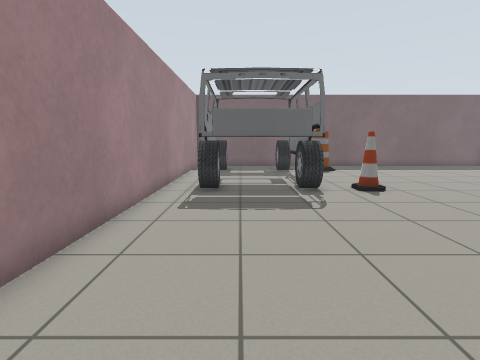
[1] (above)

18 first-person views from a walk through a Gazebo world. The camera is 0.94 m above the floor, tilts 8° down and sees 80° across. The floor is counted in squares, 0.5 m on a side. Each view is taken from the middle of a square. On the plan, view 1 faces up. The plan holds only what a view shows up to about 16 squares ahead; the rest is blank. Robots are left out. Simple shapes stand in for some stock models.

[2]
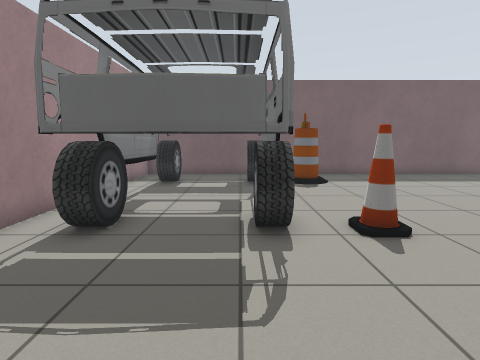

[3]
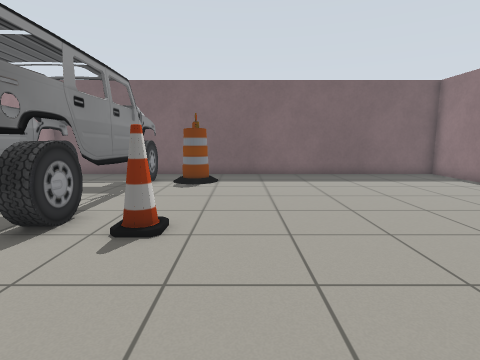

[4]
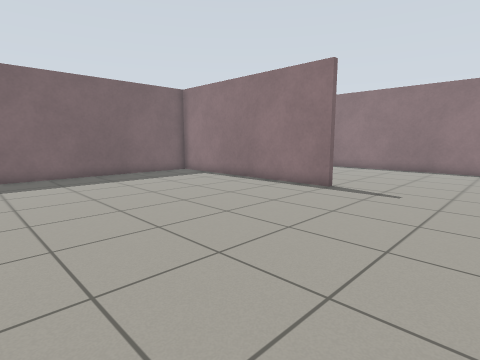

[5]
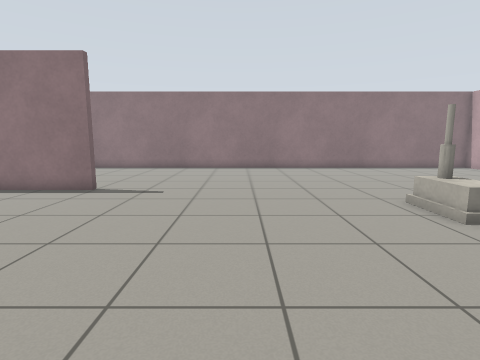

[6]
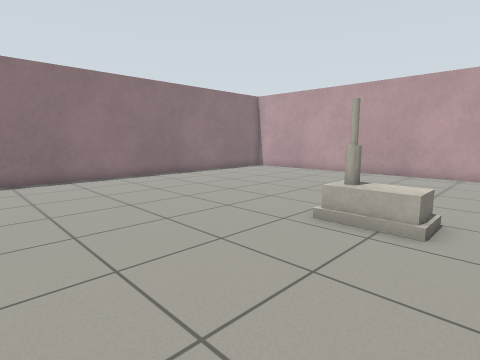

[7]
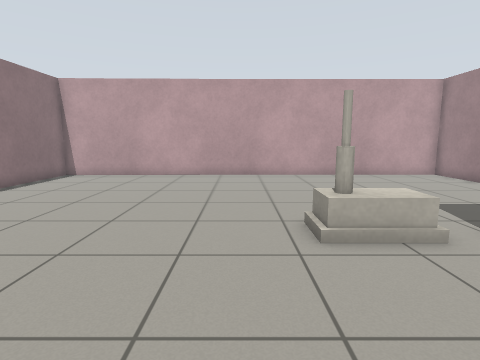

[8]
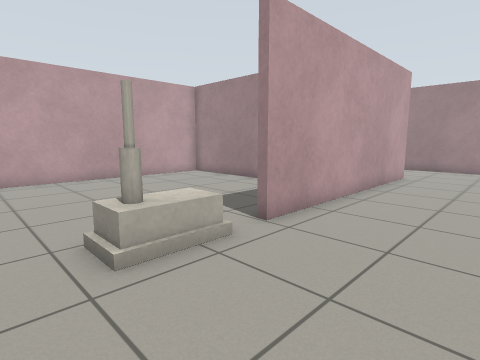

[9]
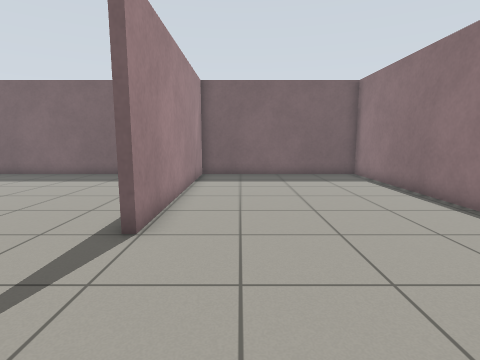

[10]
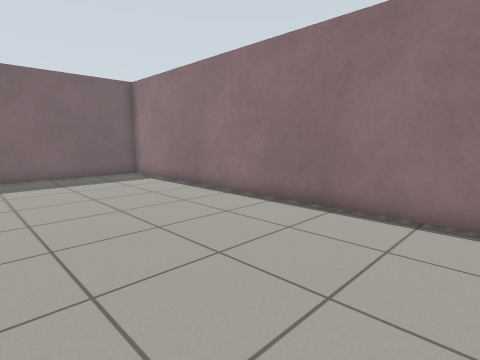

[11]
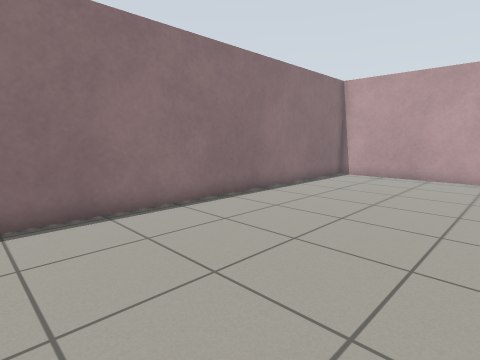

[12]
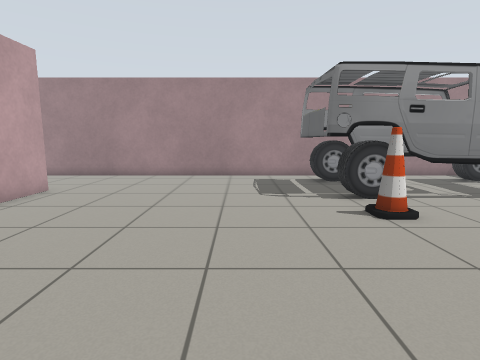

[13]
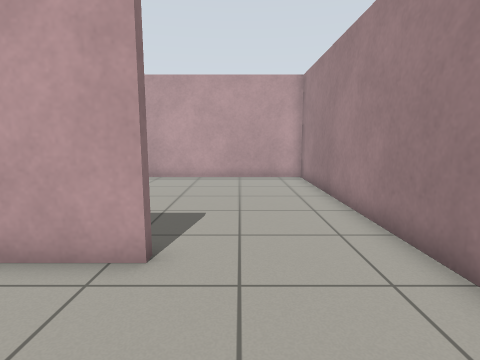

[14]
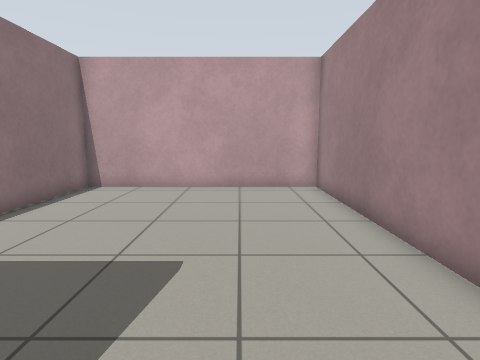

[15]
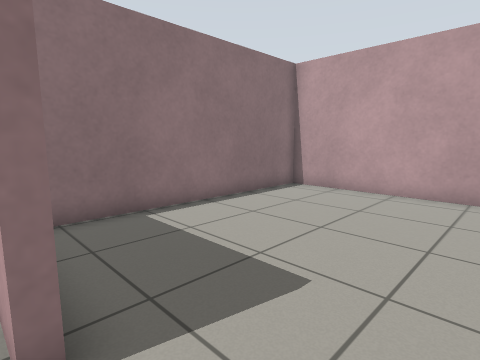

[16]
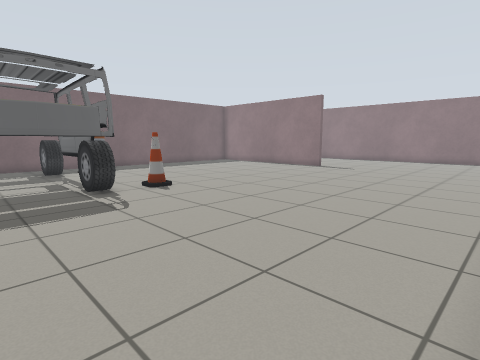

[17]
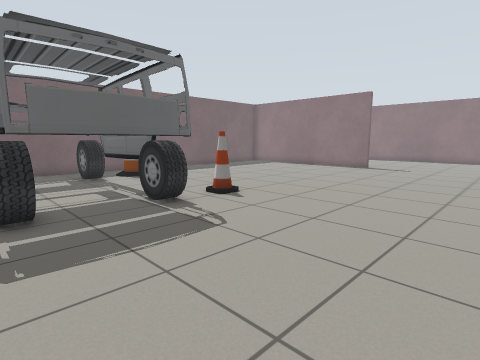

[18]
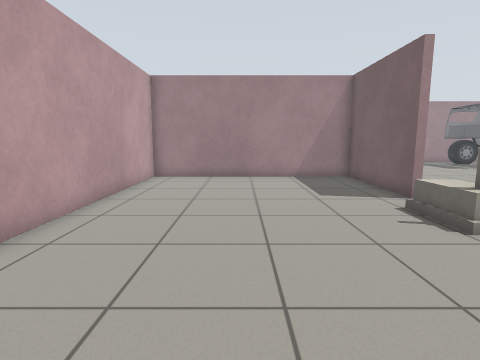

### Floor plan
Key: @ floor where view 1 was taken; # wall or solid block; . floor; C car; N cone; B barrel; H house.
Columns run from 3 left of view 1 to 27 right of it. Each row starts with its distance up from view 1.
 21 ###############################
 20 #....... ............#........#
 19 #.CC CC. ............#........#
 18 #.CC CC.B............#........#
 17 #.CC CC..............#........#
 16 # CCCCC..............#........#
 15 #.CCCCC..............#........#
 14 #.CCCCC..............#........#
 13 #.CCCCC..............#........#
 12 #.CCCCC..............#........#
 11 #.CCCCC.N............#........#
 10 #.CCCCC.......................#
  9 #.............................#
  8 #.............................#
  7 #.............................#
  6 #.............................#
  5 #.............................#
  4 #.............................#
  3 #.............................#
  2 #.............................#
  1 #.............................#
  0 #..@.##########..HH...........#
 -1 #........#.......HH...........#
 -2 #........#....................#
 -3 #........#....................#
 -4 #........#....................#
 -5 #........#....................#
 -6 #........#....................#
 -7 #........#....................#
 -8 #........#....................#
 -9 #........#....................#
-10 #........#..................###
-11 #############################

Where each view was taken, in squares from view 1:
view 1: 0 up, 0 right, facing up
view 2: 5 up, 2 right, facing up
view 3: 5 up, 7 right, facing up
view 4: 5 up, 7 right, facing up-right
view 5: 5 up, 7 right, facing right
view 6: 6 up, 12 right, facing down-right
view 7: 5 up, 17 right, facing down
view 8: 4 up, 17 right, facing down-left
view 9: 5 up, 20 right, facing up
view 10: 5 up, 19 right, facing up-right
view 11: 5 up, 19 right, facing down-right
view 12: 7 up, 12 right, facing left
view 13: 4 up, 0 right, facing down
view 14: 1 up, 0 right, facing down
view 15: 0 up, 1 left, facing down-right
view 16: 0 up, 1 left, facing up-right
view 17: 3 up, 2 left, facing up-right
view 18: 6 down, 21 right, facing left
